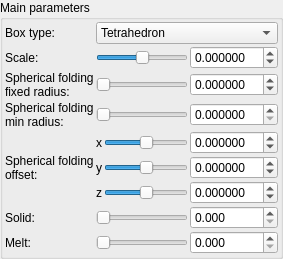
    <widget class="QGroupBox" name="groupBox">
     <property name="title">
      <string>Main parameters</string>
     </property>
     <layout class="QVBoxLayout" name="verticalLayout_2" stretch="0">
      <property name="spacing">
       <number>2</number>
      </property>
      <property name="leftMargin">
       <number>2</number>
      </property>
      <property name="topMargin">
       <number>2</number>
      </property>
      <property name="rightMargin">
       <number>2</number>
      </property>
      <property name="bottomMargin">
       <number>2</number>
      </property>
      <item>
       <layout class="QGridLayout" name="gridLayout">
        <property name="spacing">
         <number>2</number>
        </property>
        <item row="0" column="1" colspan="3">
         <widget class="QComboBox" name="comboBox_mandelbox_generalized_fold_type">
          <property name="sizePolicy">
           <sizepolicy hsizetype="Preferred" vsizetype="Maximum">
            <horstretch>0</horstretch>
            <verstretch>0</verstretch>
           </sizepolicy>
          </property>
          <item>
           <property name="text">
            <string>Tetrahedron</string>
           </property>
          </item>
          <item>
           <property name="text">
            <string>Cube</string>
           </property>
          </item>
          <item>
           <property name="text">
            <string>Octahedron</string>
           </property>
          </item>
          <item>
           <property name="text">
            <string>Dodecahedron</string>
           </property>
          </item>
          <item>
           <property name="text">
            <string>OctCube</string>
           </property>
          </item>
          <item>
           <property name="text">
            <string>Icosahedron</string>
           </property>
          </item>
          <item>
           <property name="text">
            <string>Box6</string>
           </property>
          </item>
          <item>
           <property name="text">
            <string>Box5</string>
           </property>
          </item>
         </widget>
        </item>
        <item row="6" column="3">
         <widget class="MyDoubleSpinBox" name="spinbox3_mandelbox_offset_z">
          <property name="sizePolicy">
           <sizepolicy hsizetype="Minimum" vsizetype="Maximum">
            <horstretch>0</horstretch>
            <verstretch>0</verstretch>
           </sizepolicy>
          </property>
          <property name="prefix">
           <string/>
          </property>
          <property name="suffix">
           <string/>
          </property>
          <property name="decimals">
           <number>6</number>
          </property>
          <property name="minimum">
           <double>-99.998999999999995</double>
          </property>
          <property name="maximum">
           <double>99.998999999999995</double>
          </property>
          <property name="singleStep">
           <double>0.100000000000000</double>
          </property>
         </widget>
        </item>
        <item row="2" column="0">
         <widget class="QLabel" name="label_10">
          <property name="text">
           <string>Spherical folding
fixed radius:</string>
          </property>
         </widget>
        </item>
        <item row="3" column="0">
         <widget class="QLabel" name="label_11">
          <property name="text">
           <string>Spherical folding
min radius:</string>
          </property>
         </widget>
        </item>
        <item row="5" column="1">
         <widget class="QLabel" name="label_116">
          <property name="sizePolicy">
           <sizepolicy hsizetype="Preferred" vsizetype="Preferred">
            <horstretch>0</horstretch>
            <verstretch>0</verstretch>
           </sizepolicy>
          </property>
          <property name="text">
           <string notr="true">y</string>
          </property>
          <property name="alignment">
           <set>Qt::AlignRight|Qt::AlignTrailing|Qt::AlignVCenter</set>
          </property>
         </widget>
        </item>
        <item row="4" column="1">
         <widget class="QLabel" name="label_115">
          <property name="sizePolicy">
           <sizepolicy hsizetype="Preferred" vsizetype="Preferred">
            <horstretch>0</horstretch>
            <verstretch>0</verstretch>
           </sizepolicy>
          </property>
          <property name="text">
           <string notr="true">x</string>
          </property>
          <property name="alignment">
           <set>Qt::AlignRight|Qt::AlignTrailing|Qt::AlignVCenter</set>
          </property>
         </widget>
        </item>
        <item row="5" column="3">
         <widget class="MyDoubleSpinBox" name="spinbox3_mandelbox_offset_y">
          <property name="sizePolicy">
           <sizepolicy hsizetype="Minimum" vsizetype="Maximum">
            <horstretch>0</horstretch>
            <verstretch>0</verstretch>
           </sizepolicy>
          </property>
          <property name="prefix">
           <string/>
          </property>
          <property name="suffix">
           <string/>
          </property>
          <property name="decimals">
           <number>6</number>
          </property>
          <property name="minimum">
           <double>-99.998999999999995</double>
          </property>
          <property name="maximum">
           <double>99.998999999999995</double>
          </property>
          <property name="singleStep">
           <double>0.100000000000000</double>
          </property>
         </widget>
        </item>
        <item row="4" column="3">
         <widget class="MyDoubleSpinBox" name="spinbox3_mandelbox_offset_x">
          <property name="sizePolicy">
           <sizepolicy hsizetype="Minimum" vsizetype="Maximum">
            <horstretch>0</horstretch>
            <verstretch>0</verstretch>
           </sizepolicy>
          </property>
          <property name="prefix">
           <string/>
          </property>
          <property name="suffix">
           <string/>
          </property>
          <property name="decimals">
           <number>6</number>
          </property>
          <property name="minimum">
           <double>-99.998999999999995</double>
          </property>
          <property name="maximum">
           <double>99.998999999999995</double>
          </property>
          <property name="singleStep">
           <double>0.100000000000000</double>
          </property>
         </widget>
        </item>
        <item row="1" column="0">
         <widget class="QLabel" name="label_7">
          <property name="text">
           <string>Scale:</string>
          </property>
         </widget>
        </item>
        <item row="3" column="3">
         <widget class="MyDoubleSpinBox" name="spinbox_mandelbox_folding_min_radius">
          <property name="sizePolicy">
           <sizepolicy hsizetype="Minimum" vsizetype="Maximum">
            <horstretch>0</horstretch>
            <verstretch>0</verstretch>
           </sizepolicy>
          </property>
          <property name="prefix">
           <string/>
          </property>
          <property name="suffix">
           <string/>
          </property>
          <property name="decimals">
           <number>6</number>
          </property>
          <property name="maximum">
           <double>99.998999999999995</double>
          </property>
          <property name="singleStep">
           <double>0.100000000000000</double>
          </property>
         </widget>
        </item>
        <item row="2" column="3">
         <widget class="MyDoubleSpinBox" name="spinbox_mandelbox_folding_fixed_radius">
          <property name="sizePolicy">
           <sizepolicy hsizetype="Minimum" vsizetype="Maximum">
            <horstretch>0</horstretch>
            <verstretch>0</verstretch>
           </sizepolicy>
          </property>
          <property name="prefix">
           <string/>
          </property>
          <property name="suffix">
           <string/>
          </property>
          <property name="decimals">
           <number>6</number>
          </property>
          <property name="minimum">
           <double>-99.998999999999995</double>
          </property>
          <property name="maximum">
           <double>99.998999999999995</double>
          </property>
          <property name="singleStep">
           <double>0.100000000000000</double>
          </property>
         </widget>
        </item>
        <item row="4" column="0" rowspan="3">
         <widget class="QLabel" name="label_12">
          <property name="text">
           <string>Spherical folding
offset:</string>
          </property>
         </widget>
        </item>
        <item row="4" column="2">
         <widget class="QSlider" name="slider3_mandelbox_offset_x">
          <property name="sizePolicy">
           <sizepolicy hsizetype="Expanding" vsizetype="Maximum">
            <horstretch>0</horstretch>
            <verstretch>0</verstretch>
           </sizepolicy>
          </property>
          <property name="minimum">
           <number>-5000000</number>
          </property>
          <property name="maximum">
           <number>5000000</number>
          </property>
          <property name="singleStep">
           <number>1</number>
          </property>
          <property name="orientation">
           <enum>Qt::Horizontal</enum>
          </property>
         </widget>
        </item>
        <item row="6" column="1">
         <widget class="QLabel" name="label_117">
          <property name="sizePolicy">
           <sizepolicy hsizetype="Preferred" vsizetype="Preferred">
            <horstretch>0</horstretch>
            <verstretch>0</verstretch>
           </sizepolicy>
          </property>
          <property name="text">
           <string notr="true">z</string>
          </property>
          <property name="alignment">
           <set>Qt::AlignRight|Qt::AlignTrailing|Qt::AlignVCenter</set>
          </property>
         </widget>
        </item>
        <item row="5" column="2">
         <widget class="QSlider" name="slider3_mandelbox_offset_y">
          <property name="sizePolicy">
           <sizepolicy hsizetype="Expanding" vsizetype="Maximum">
            <horstretch>0</horstretch>
            <verstretch>0</verstretch>
           </sizepolicy>
          </property>
          <property name="minimum">
           <number>-5000000</number>
          </property>
          <property name="maximum">
           <number>5000000</number>
          </property>
          <property name="singleStep">
           <number>1</number>
          </property>
          <property name="orientation">
           <enum>Qt::Horizontal</enum>
          </property>
         </widget>
        </item>
        <item row="1" column="3">
         <widget class="MyDoubleSpinBox" name="spinbox_mandelbox_scale">
          <property name="sizePolicy">
           <sizepolicy hsizetype="Minimum" vsizetype="Maximum">
            <horstretch>0</horstretch>
            <verstretch>0</verstretch>
           </sizepolicy>
          </property>
          <property name="prefix">
           <string/>
          </property>
          <property name="suffix">
           <string/>
          </property>
          <property name="decimals">
           <number>6</number>
          </property>
          <property name="minimum">
           <double>-99.998999999999995</double>
          </property>
          <property name="maximum">
           <double>99.998999999999995</double>
          </property>
          <property name="singleStep">
           <double>0.100000000000000</double>
          </property>
         </widget>
        </item>
        <item row="6" column="2">
         <widget class="QSlider" name="slider3_mandelbox_offset_z">
          <property name="sizePolicy">
           <sizepolicy hsizetype="Expanding" vsizetype="Maximum">
            <horstretch>0</horstretch>
            <verstretch>0</verstretch>
           </sizepolicy>
          </property>
          <property name="minimum">
           <number>-5000000</number>
          </property>
          <property name="maximum">
           <number>5000000</number>
          </property>
          <property name="singleStep">
           <number>1</number>
          </property>
          <property name="orientation">
           <enum>Qt::Horizontal</enum>
          </property>
         </widget>
        </item>
        <item row="3" column="1" colspan="2">
         <widget class="QSlider" name="slider_mandelbox_folding_min_radius">
          <property name="sizePolicy">
           <sizepolicy hsizetype="Expanding" vsizetype="Maximum">
            <horstretch>0</horstretch>
            <verstretch>0</verstretch>
           </sizepolicy>
          </property>
          <property name="minimum">
           <number>0</number>
          </property>
          <property name="maximum">
           <number>5000000</number>
          </property>
          <property name="singleStep">
           <number>1</number>
          </property>
          <property name="orientation">
           <enum>Qt::Horizontal</enum>
          </property>
         </widget>
        </item>
        <item row="2" column="1" colspan="2">
         <widget class="QSlider" name="slider_mandelbox_folding_fixed_radius">
          <property name="sizePolicy">
           <sizepolicy hsizetype="Expanding" vsizetype="Maximum">
            <horstretch>0</horstretch>
            <verstretch>0</verstretch>
           </sizepolicy>
          </property>
          <property name="minimum">
           <number>0</number>
          </property>
          <property name="maximum">
           <number>5000000</number>
          </property>
          <property name="singleStep">
           <number>1</number>
          </property>
          <property name="orientation">
           <enum>Qt::Horizontal</enum>
          </property>
         </widget>
        </item>
        <item row="1" column="1" colspan="2">
         <widget class="QSlider" name="slider_mandelbox_scale">
          <property name="sizePolicy">
           <sizepolicy hsizetype="Expanding" vsizetype="Maximum">
            <horstretch>0</horstretch>
            <verstretch>0</verstretch>
           </sizepolicy>
          </property>
          <property name="minimum">
           <number>-5000000</number>
          </property>
          <property name="maximum">
           <number>5000000</number>
          </property>
          <property name="singleStep">
           <number>1</number>
          </property>
          <property name="orientation">
           <enum>Qt::Horizontal</enum>
          </property>
         </widget>
        </item>
        <item row="7" column="0">
         <widget class="QLabel" name="label_16">
          <property name="text">
           <string>Solid:</string>
          </property>
         </widget>
        </item>
        <item row="0" column="0">
         <widget class="QLabel" name="label_8">
          <property name="text">
           <string>Box type:</string>
          </property>
         </widget>
        </item>
        <item row="8" column="0">
         <widget class="QLabel" name="label_17">
          <property name="text">
           <string>Melt:</string>
          </property>
         </widget>
        </item>
        <item row="7" column="1" colspan="2">
         <widget class="QSlider" name="slider_mandelbox_solid">
          <property name="sizePolicy">
           <sizepolicy hsizetype="Expanding" vsizetype="Maximum">
            <horstretch>0</horstretch>
            <verstretch>0</verstretch>
           </sizepolicy>
          </property>
          <property name="minimum">
           <number>0</number>
          </property>
          <property name="maximum">
           <number>5000</number>
          </property>
          <property name="singleStep">
           <number>1</number>
          </property>
          <property name="orientation">
           <enum>Qt::Horizontal</enum>
          </property>
         </widget>
        </item>
        <item row="7" column="3">
         <widget class="MyDoubleSpinBox" name="spinbox_mandelbox_solid">
          <property name="sizePolicy">
           <sizepolicy hsizetype="Minimum" vsizetype="Maximum">
            <horstretch>0</horstretch>
            <verstretch>0</verstretch>
           </sizepolicy>
          </property>
          <property name="prefix">
           <string/>
          </property>
          <property name="suffix">
           <string/>
          </property>
          <property name="decimals">
           <number>3</number>
          </property>
          <property name="maximum">
           <double>100.000000000000000</double>
          </property>
          <property name="singleStep">
           <double>0.100000000000000</double>
          </property>
         </widget>
        </item>
        <item row="8" column="1" colspan="2">
         <widget class="QSlider" name="slider_mandelbox_melt">
          <property name="sizePolicy">
           <sizepolicy hsizetype="Expanding" vsizetype="Maximum">
            <horstretch>0</horstretch>
            <verstretch>0</verstretch>
           </sizepolicy>
          </property>
          <property name="minimum">
           <number>0</number>
          </property>
          <property name="maximum">
           <number>5000</number>
          </property>
          <property name="singleStep">
           <number>1</number>
          </property>
          <property name="orientation">
           <enum>Qt::Horizontal</enum>
          </property>
         </widget>
        </item>
        <item row="8" column="3">
         <widget class="MyDoubleSpinBox" name="spinbox_mandelbox_melt">
          <property name="sizePolicy">
           <sizepolicy hsizetype="Minimum" vsizetype="Maximum">
            <horstretch>0</horstretch>
            <verstretch>0</verstretch>
           </sizepolicy>
          </property>
          <property name="prefix">
           <string/>
          </property>
          <property name="suffix">
           <string/>
          </property>
          <property name="decimals">
           <number>3</number>
          </property>
          <property name="maximum">
           <double>100.000000000000000</double>
          </property>
          <property name="singleStep">
           <double>0.100000000000000</double>
          </property>
         </widget>
        </item>
       </layout>
      </item>
     </layout>
    </widget>
